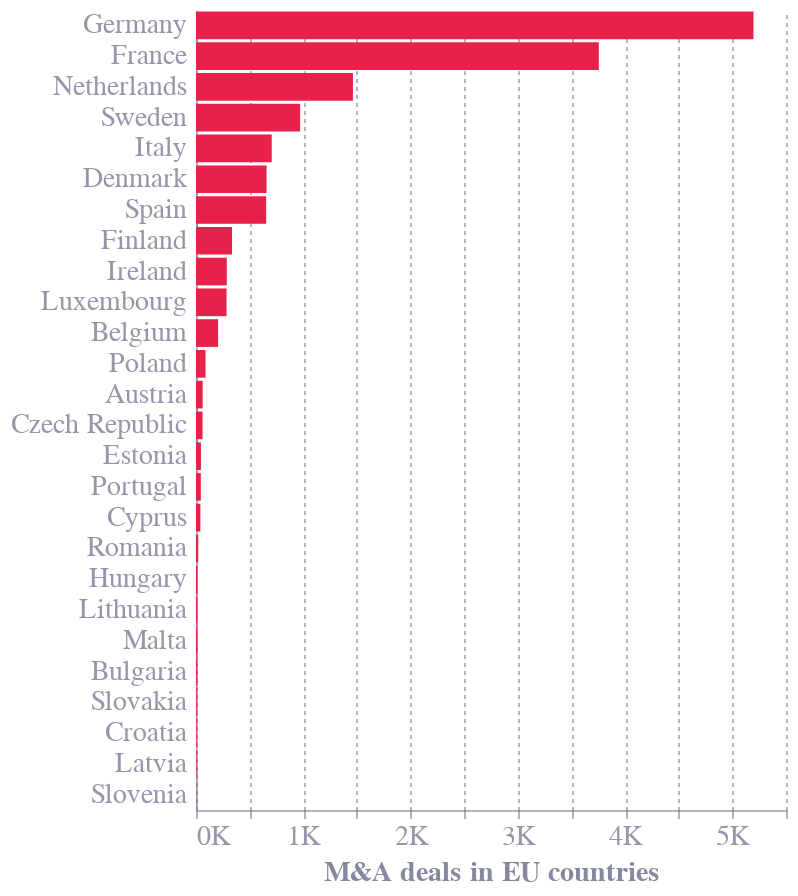

Notebook code for this chart:
### Code cell
fig_5_chart_2 = alt.Chart(fig_5_input_2).mark_bar(color='#e6224b').encode(
    x= alt.X('number_M&A_Deals', axis=alt.Axis(title= 'M&A deals in EU countries',
                                               titleFontSize=14,
                                               titleBaseline='top',
                                               labelFontSize=14, 
                                               labelExpr='datum.value / 1000 + "K"')),
    y= alt.Y('destination', sort='-x', axis=alt.Axis(labelFontSize=14)),
    tooltip=[
        alt.Tooltip('destination', title='Country'),
        alt.Tooltip('number_M&A_Deals', title='Number of deals', format=',')
    ]
).properties(height=400, width=295)

fig_5_chart_2

### Figure 1 — Vega-Lite specification as saved in the notebook (floating-point values rounded to 4 significant figures)
{"config": {"font": "Circular Std", "text": {"color": "#676A86", "align": "left", "baseline": "middle", "dx": 7, "dy": 0, "fontSize": 11}, "view": {"stroke": null, "continuousWidth": 400, "continuousHeight": 300, "discreteWidth": 400, "discreteHeight": 300}, "range": {"category": ["#36B7B4", "#E6224B", "#F4C245", "#0063AF", "#00A767", "#179FDB", "#EB5C2E"], "diverging": ["#E6224B", "#E54753", "#C9C9C9", "#179FDB", "#122B39"], "heatmap": ["#C9C9C9", "#179FDB", "#0063AF", "#122B39"], "ordinal": ["#00A767", "#36B7B4", "#179FDB", "#0063AF", "#243B5A"]}, "bar": {"color": "#179fdb"}, "line": {"color": "#e6224b"}, "rule": {"color": "#676A86"}, "area": {"opacity": 0.3}, "point": {"filled": true, "size": 80, "color": "#e6224b", "opacity": 0.95}, "geoshape": {"stroke": "white", "strokeWidth": 0.3}, "rect": {"fill": "#d6d4d4", "opacity": 0.3}, "axis": {"labelColor": "#676A86", "labelFontSize": 11, "labelFont": "Circular Std", "labelOpacity": 0.7, "tickColor": "#676A86", "tickOpacity": 0.5, "domainColor": "#676A86", "domainOpacity": 0.5, "gridColor": "#676A86", "gridDash": [2, 2], "gridOpacity": 0.5, "title": null, "titleColor": "#676A86", "titleOpacity": 0.8, "tickSize": 4}, "axisXDiscrete": {"grid": false, "labelAngle": 0, "tickCount": 10, "tickOpacity": 0.5, "title": null}, "axisYDiscrete": {"ticks": false, "labelPadding": 5}, "axisXTemporal": {"grid": false, "ticks": true}, "axisXQuantitative": {"grid": true}, "axisYQuantitative": {"gridColor": "#676A86", "gridDash": [1, 5], "gridOpacity": 0.5, "ticks": false, "labelPadding": 5, "tickCount": 8, "titleAngle": 0, "titleAlign": "left", "titleBaseline": "bottom", "titleX": 0, "titleY": -5}, "title": {"color": "#676A86E6", "subtitleColor": "#676A86", "font": "Circular Std", "subtitleFont": "Circular Std", "anchor": "start", "fontSize": 14, "subtitleFontSize": 12, "subtitlePadding": 4, "offset": 0, "frame": "group"}, "legend": {"titleColor": "#122b39", "title": null, "labelColor": "#122b39", "labelFontSize": 11}}, "data": {"name": "data-44d8f939bb827585fe4076afc8e5bdc2"}, "mark": {"type": "bar", "color": "#e6224b"}, "encoding": {"tooltip": [{"field": "destination", "title": "Country", "type": "nominal"}, {"field": "number_M&A_Deals", "format": ",", "title": "Number of deals", "type": "quantitative"}], "x": {"axis": {"labelExpr": "datum.value / 1000 + \"K\"", "labelFontSize": 14, "title": "M&A deals in EU countries", "titleBaseline": "top", "titleFontSize": 14}, "field": "number_M&A_Deals", "type": "quantitative"}, "y": {"axis": {"labelFontSize": 14}, "field": "destination", "sort": "-x", "type": "nominal"}}, "height": 400, "width": 295, "$schema": "https://vega.github.io/schema/vega-lite/v5.20.1.json", "datasets": {"data-44d8f939bb827585fe4076afc8e5bdc2": [{"destination": "Austria", "number_M&A_Deals": 62.0, "origin": "United Kingdom"}, {"destination": "Belgium", "number_M&A_Deals": 206.0, "origin": "United Kingdom"}, {"destination": "Bulgaria", "number_M&A_Deals": 11.0, "origin": "United Kingdom"}, {"destination": "Cyprus", "number_M&A_Deals": 41.0, "origin": "United Kingdom"}, {"destination": "Czech Republic", "number_M&A_Deals": 61.0, "origin": "United Kingdom"}, {"destination": "Germany", "number_M&A_Deals": 5197.0, "origin": "United Kingdom"}, {"destination": "Denmark", "number_M&A_Deals": 658.0, "origin": "United Kingdom"}, {"destination": "Estonia", "number_M&A_Deals": 46.0, "origin": "United Kingdom"}, {"destination": "Spain", "number_M&A_Deals": 654.0, "origin": "United Kingdom"}, {"destination": "Finland", "number_M&A_Deals": 336.0, "origin": "United Kingdom"}, {"destination": "France", "number_M&A_Deals": 3755.0, "origin": "United Kingdom"}, {"destination": "Croatia", "number_M&A_Deals": 7.0, "origin": "United Kingdom"}, {"destination": "Hungary", "number_M&A_Deals": 13.0, "origin": "United Kingdom"}, {"destination": "Ireland", "number_M&A_Deals": 287.0, "origin": "United Kingdom"}, {"destination": "Italy", "number_M&A_Deals": 706.0, "origin": "United Kingdom"}, {"destination": "Lithuania", "number_M&A_Deals": 12.0, "origin": "United Kingdom"}, {"destination": "Luxembourg", "number_M&A_Deals": 285.0, "origin": "United Kingdom"}, {"destination": "Latvia", "number_M&A_Deals": 5.0, "origin": "United Kingdom"}, {"destination": "Malta", "number_M&A_Deals": 12.0, "origin": "United Kingdom"}, {"destination": "Netherlands", "number_M&A_Deals": 1463.0, "origin": "United Kingdom"}, {"destination": "Poland", "number_M&A_Deals": 89.0, "origin": "United Kingdom"}, {"destination": "Portugal", "number_M&A_Deals": 45.0, "origin": "United Kingdom"}, {"destination": "Romania", "number_M&A_Deals": 21.0, "origin": "United Kingdom"}, {"destination": "Sweden", "number_M&A_Deals": 971.0, "origin": "United Kingdom"}, {"destination": "Slovenia", "number_M&A_Deals": 2.0, "origin": "United Kingdom"}, {"destination": "Slovakia", "number_M&A_Deals": 8.0, "origin": "United Kingdom"}]}}
